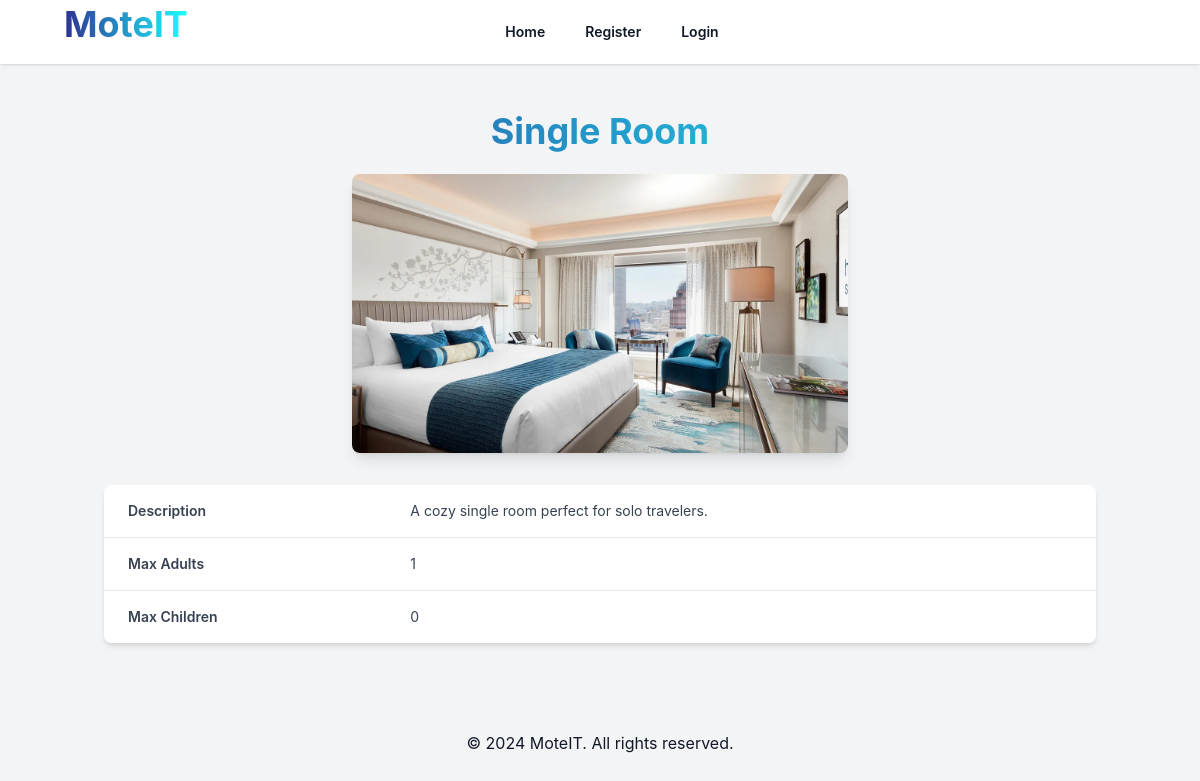
Before: /public/Roomtype.php with the older database file.
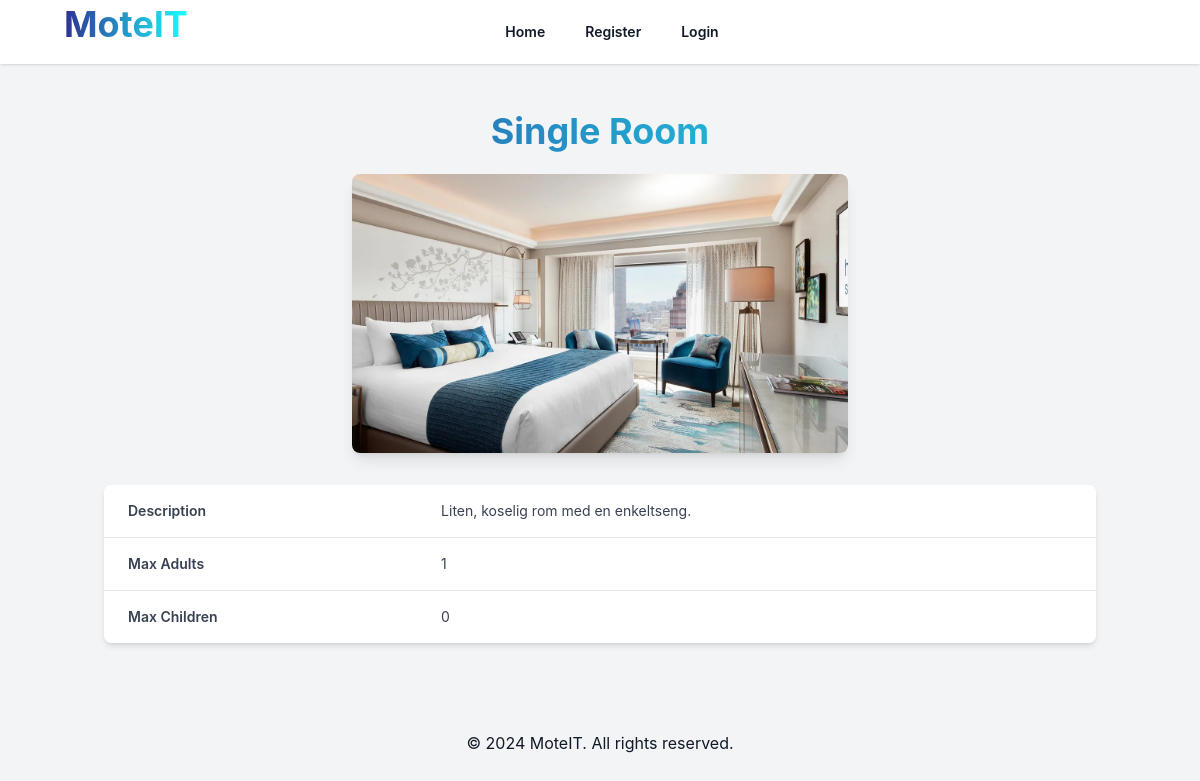
After: the same page with the newer database file.
### tables this page shows
CREATE TABLE room_types (
    id INT AUTO_INCREMENT PRIMARY KEY,
    name VARCHAR(50) NOT NULL,
    description TEXT,
    max_adults INT NOT NULL,
    max_children INT NOT NULL,
    created_at TIMESTAMP DEFAULT CURRENT_TIMESTAMP
);

### public/Roomtype.php (called while the page is built, shortened)
<?php
include __DIR__ . '/../app/views/layouts/main.php';
?>

### app/views/Roomtype.php (the view, shortened to what this page needs)
<?php
$servername = "localhost";
$username = "root";
$password = "";
$dbname = "roombooking";
$conn = new mysqli($servername, $username, $password, $dbname);
$room = $_GET['room'] ?? 'single';
$sql = "SELECT name, description, max_adults, max_children FROM room_types WHERE name LIKE ?";
$stmt = $conn->prepare($sql);
$roomType = ucfirst($room) . " Room";
$stmt->bind_param('s', $roomType);
$stmt->execute();
$result = $stmt->get_result();
$roomInfo = $result->fetch_assoc();
if (!$roomInfo) {
    $roomInfo = [
        'name' => 'Single Room',
        'description' => 'A cozy single room perfect for solo travelers.',
        'max_adults' => 1,
        'max_children' => 0
    ];
}
$imagePath = "/Roombooking/public/images/" . ucfirst($room) . ".webp";
?>
<body class="bg-gray-100 font-sans leading-normal tracking-normal">
    <main class="container mx-auto mt-6">
        <section class="text-center mb-10">
            <h2 class="text-4xl font-bold mb-4 leading-normal bg-clip-text text-transparent bg-gradient-to-r from-[#2E3192] to-[#1BFFFF]"><?php echo htmlspecialchars($roomInfo['name']); ?></h2>
            <img src="<?php echo htmlspecialchars($imagePath); ?>" alt="<?php echo htmlspecialchars($roomInfo['name']); ?>" class="w-1/2 h-auto object-cover rounded-lg shadow-lg mx-auto">
            <div class="mt-8 flex justify-center">
                <table class="min-w-full bg-white shadow-md rounded-lg overflow-hidden">
                    <tbody class="bg-white divide-y divide-gray-200">
                        <tr>
                            <td class="py-4 px-6 text-left text-sm font-semibold text-gray-700">Description</td>
                            <td class="py-4 px-6 text-left text-sm text-gray-700"><?php echo htmlspecialchars($roomInfo['description']); ?></td>
                        </tr>
                        <tr>
                            <td class="py-4 px-6 text-left text-sm font-semibold text-gray-700">Max Adults</td>
                            <td class="py-4 px-6 text-left text-sm text-gray-700"><?php echo htmlspecialchars($roomInfo['max_adults']); ?></td>
                        </tr>
                        <tr>
                            <td class="py-4 px-6 text-left text-sm font-semibold text-gray-700">Max Children</td>
                            <td class="py-4 px-6 text-left text-sm text-gray-700"><?php echo htmlspecialchars($roomInfo['max_children']); ?></td>
                        </tr>
                    </tbody>
                </table>
            </div>
        </section>
    </main>
</body>

Changed rows visible on the page:
now on this page (row edited): room_types: description "Liten, koselig rom med en enkeltseng.", max_adults "1", max_children "0"
Other visible differences:
$roomInfo['description']: "A cozy single room perfect for solo travelers." → (not shown)
$roomInfo['max_adults']: "1" → (not shown)
$roomInfo['max_children']: "0" → (not shown)
